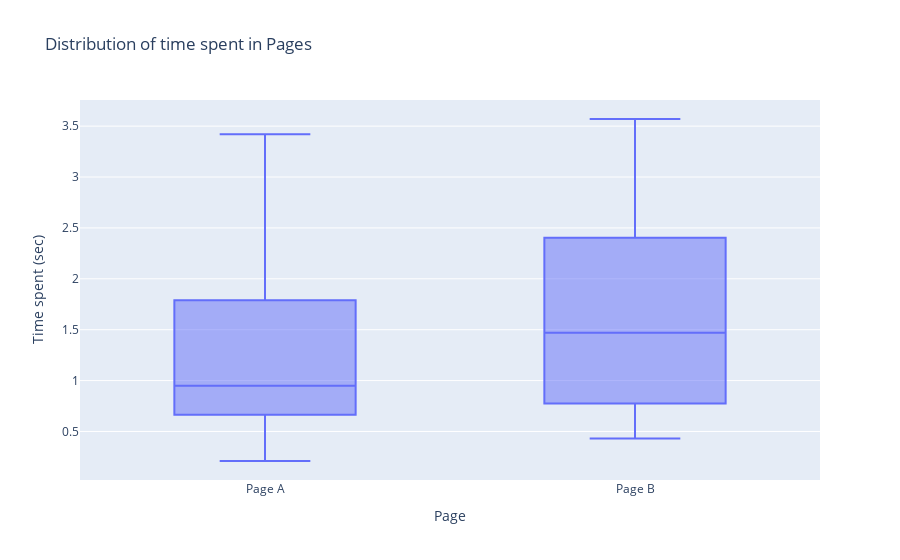

Notebook code for this chart:
### Code cell
fig = px.box(web_page_data, x="Page", y="Time", title="Distribution of time spent in Pages", labels={'Time': 'Time spent (sec)', 'Page': 'Page'})
fig.show()

### Figure 1 — Plotly figure (JSON) as saved in the notebook; plotly's stock layout.template omitted (floating-point values rounded to 4 significant figures)
{"data": [{"alignmentgroup": "True", "hovertemplate": "Page=%{x}<br>Time spent (sec)=%{y}<extra></extra>", "legendgroup": "", "marker": {"color": "#636efa"}, "name": "", "notched": false, "offsetgroup": "", "orientation": "v", "showlegend": false, "type": "box", "x": ["Page A", "Page B", "Page A", "Page B", "Page A", "Page B", "Page A", "Page B", "Page A", "Page B", "Page A", "Page B", "Page A", "Page B", "Page A", "Page B", "Page A", "Page B", "Page A", "Page B", "Page A", "Page B", "Page A", "Page B", "Page A", "Page B", "Page A", "Page B", "Page A", "Page B", "Page A", "Page A", "Page A", "Page A", "Page A", "Page A"], "x0": " ", "xaxis": "x", "y": [0.21, 2.53, 0.35, 0.71, 0.67, 0.85, 2.11, 2.46, 1.32, 1.49, 0.68, 0.75, 3.21, 3.33, 1.47, 1.87, 0.95, 1.26, 0.45, 0.48, 1.18, 1.47, 3.42, 3.57, 1.97, 2.23, 0.39, 0.43, 0.65, 0.87, 1.73, 0.74, 0.86, 1.18, 2.06, 0.93], "y0": " ", "yaxis": "y"}], "layout": {"boxmode": "group", "legend": {"tracegroupgap": 0}, "title": {"text": "Distribution of time spent in Pages"}, "xaxis": {"anchor": "y", "domain": [0, 1], "title": {"text": "Page"}}, "yaxis": {"anchor": "x", "domain": [0, 1], "title": {"text": "Time spent (sec)"}}}}
